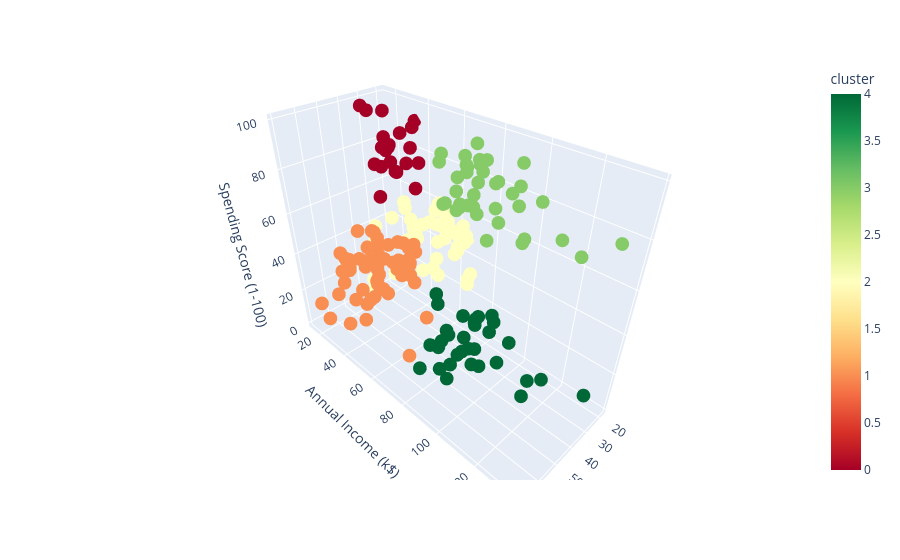

The code cell stored with this chart in its notebook:
### Code cell
# 3d plot to see the clusters
scatterplot_3d = px.scatter_3d(df , x = 'Age' , y = 'Annual Income (k$)' , z = 'Spending Score (1-100)' , color = 'cluster' , color_continuous_scale = 'RdYlGn')
scatterplot_3d.show()

### Figure 1 — Plotly figure (JSON) as saved in the notebook; plotly's stock layout.template omitted (floating-point values rounded to 4 significant figures; data arrays with more than 128 entries replaced by an {"elided": "..."} marker saying what was removed)
{"data": [{"hovertemplate": "Age=%{x}<br>Annual Income (k$)=%{y}<br>Spending Score (1-100)=%{z}<br>cluster=%{marker.color}<extra></extra>", "legendgroup": "", "marker": {"color": {"elided": "200 int values"}, "coloraxis": "coloraxis", "symbol": "circle"}, "mode": "markers", "name": "", "scene": "scene", "showlegend": false, "type": "scatter3d", "x": {"elided": "200 int values"}, "y": {"elided": "200 int values"}, "z": {"elided": "200 int values"}}], "layout": {"coloraxis": {"colorbar": {"title": {"text": "cluster"}}, "colorscale": [[0, "rgb(165,0,38)"], [0.1, "rgb(215,48,39)"], [0.2, "rgb(244,109,67)"], [0.3, "rgb(253,174,97)"], [0.4, "rgb(254,224,139)"], [0.5, "rgb(255,255,191)"], [0.6, "rgb(217,239,139)"], [0.7, "rgb(166,217,106)"], [0.8, "rgb(102,189,99)"], [0.9, "rgb(26,152,80)"], [1, "rgb(0,104,55)"]]}, "legend": {"tracegroupgap": 0}, "margin": {"t": 60}, "scene": {"domain": {"x": [0, 1], "y": [0, 1]}, "xaxis": {"title": {"text": "Age"}}, "yaxis": {"title": {"text": "Annual Income (k$)"}}, "zaxis": {"title": {"text": "Spending Score (1-100)"}}}}}
